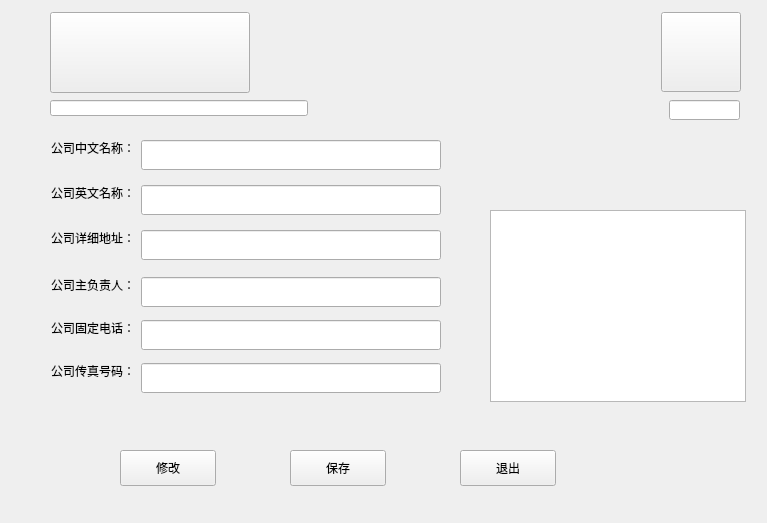
<?xml version="1.0" encoding="UTF-8"?>
<ui version="4.0">
 <class>CCOMPANY</class>
 <widget class="QWidget" name="CCOMPANY">
  <property name="geometry">
   <rect>
    <x>0</x>
    <y>0</y>
    <width>767</width>
    <height>523</height>
   </rect>
  </property>
  <property name="windowTitle">
   <string>Form</string>
  </property>
  <property name="styleSheet">
   <string notr="true">border-color: rgb(0, 0, 0);</string>
  </property>
  <widget class="QLineEdit" name="Company_lineEdit">
   <property name="geometry">
    <rect>
     <x>50</x>
     <y>100</y>
     <width>258</width>
     <height>16</height>
    </rect>
   </property>
  </widget>
  <widget class="QLineEdit" name="QRCode_lineEdit">
   <property name="geometry">
    <rect>
     <x>669</x>
     <y>100</y>
     <width>71</width>
     <height>20</height>
    </rect>
   </property>
  </widget>
  <widget class="QPushButton" name="QpbtnClose">
   <property name="geometry">
    <rect>
     <x>460</x>
     <y>450</y>
     <width>96</width>
     <height>36</height>
    </rect>
   </property>
   <property name="text">
    <string>退出</string>
   </property>
  </widget>
  <widget class="QPushButton" name="QpbtnSave">
   <property name="geometry">
    <rect>
     <x>290</x>
     <y>450</y>
     <width>96</width>
     <height>36</height>
    </rect>
   </property>
   <property name="text">
    <string>保存</string>
   </property>
  </widget>
  <widget class="QPushButton" name="QpbtnAddCompany">
   <property name="geometry">
    <rect>
     <x>120</x>
     <y>450</y>
     <width>96</width>
     <height>36</height>
    </rect>
   </property>
   <property name="text">
    <string>修改</string>
   </property>
  </widget>
  <widget class="QPushButton" name="camp_pushButton">
   <property name="geometry">
    <rect>
     <x>50</x>
     <y>12</y>
     <width>200</width>
     <height>81</height>
    </rect>
   </property>
   <property name="styleSheet">
    <string notr="true"/>
   </property>
   <property name="text">
    <string/>
   </property>
  </widget>
  <widget class="QPushButton" name="pushButton">
   <property name="geometry">
    <rect>
     <x>661</x>
     <y>12</y>
     <width>80</width>
     <height>80</height>
    </rect>
   </property>
   <property name="minimumSize">
    <size>
     <width>80</width>
     <height>80</height>
    </size>
   </property>
   <property name="styleSheet">
    <string notr="true">border-image: url(:/images/OfficeParks25.png);</string>
   </property>
   <property name="text">
    <string/>
   </property>
  </widget>
  <widget class="QLabel" name="label_8">
   <property name="geometry">
    <rect>
     <x>51</x>
     <y>230</y>
     <width>84</width>
     <height>16</height>
    </rect>
   </property>
   <property name="text">
    <string>公司详细地址：</string>
   </property>
  </widget>
  <widget class="QLabel" name="label_6">
   <property name="geometry">
    <rect>
     <x>51</x>
     <y>185</y>
     <width>84</width>
     <height>16</height>
    </rect>
   </property>
   <property name="text">
    <string>公司英文名称：</string>
   </property>
  </widget>
  <widget class="QLabel" name="label_9">
   <property name="geometry">
    <rect>
     <x>51</x>
     <y>277</y>
     <width>84</width>
     <height>16</height>
    </rect>
   </property>
   <property name="text">
    <string>公司主负责人：</string>
   </property>
  </widget>
  <widget class="QLabel" name="label_10">
   <property name="geometry">
    <rect>
     <x>51</x>
     <y>320</y>
     <width>84</width>
     <height>16</height>
    </rect>
   </property>
   <property name="text">
    <string>公司固定电话：</string>
   </property>
  </widget>
  <widget class="QLabel" name="label_7">
   <property name="geometry">
    <rect>
     <x>51</x>
     <y>363</y>
     <width>84</width>
     <height>16</height>
    </rect>
   </property>
   <property name="text">
    <string>公司传真号码：</string>
   </property>
  </widget>
  <widget class="QLabel" name="label_2">
   <property name="geometry">
    <rect>
     <x>51</x>
     <y>140</y>
     <width>84</width>
     <height>16</height>
    </rect>
   </property>
   <property name="text">
    <string>公司中文名称：</string>
   </property>
  </widget>
  <widget class="QLineEdit" name="QlineCompanyCName">
   <property name="geometry">
    <rect>
     <x>141</x>
     <y>140</y>
     <width>300</width>
     <height>30</height>
    </rect>
   </property>
  </widget>
  <widget class="QLineEdit" name="QlineCompanyEName">
   <property name="geometry">
    <rect>
     <x>141</x>
     <y>185</y>
     <width>300</width>
     <height>30</height>
    </rect>
   </property>
  </widget>
  <widget class="QLineEdit" name="QlineCompanyAddr">
   <property name="enabled">
    <bool>true</bool>
   </property>
   <property name="geometry">
    <rect>
     <x>141</x>
     <y>230</y>
     <width>300</width>
     <height>30</height>
    </rect>
   </property>
  </widget>
  <widget class="QLineEdit" name="QlineCompanyLegalPerson">
   <property name="geometry">
    <rect>
     <x>141</x>
     <y>277</y>
     <width>300</width>
     <height>30</height>
    </rect>
   </property>
  </widget>
  <widget class="QLineEdit" name="QlineCompanyPhone">
   <property name="geometry">
    <rect>
     <x>141</x>
     <y>320</y>
     <width>300</width>
     <height>30</height>
    </rect>
   </property>
  </widget>
  <widget class="QLineEdit" name="QlineCompanyFax">
   <property name="geometry">
    <rect>
     <x>141</x>
     <y>363</y>
     <width>300</width>
     <height>30</height>
    </rect>
   </property>
  </widget>
  <widget class="QTableWidget" name="QStaffList">
   <property name="geometry">
    <rect>
     <x>490</x>
     <y>210</y>
     <width>256</width>
     <height>192</height>
    </rect>
   </property>
  </widget>
  <zorder>label_8</zorder>
  <zorder>label_6</zorder>
  <zorder>label_9</zorder>
  <zorder>label_10</zorder>
  <zorder>label_7</zorder>
  <zorder>label_2</zorder>
  <zorder>QlineCompanyCName</zorder>
  <zorder>QlineCompanyEName</zorder>
  <zorder>QlineCompanyAddr</zorder>
  <zorder>QlineCompanyLegalPerson</zorder>
  <zorder>QlineCompanyPhone</zorder>
  <zorder>QlineCompanyFax</zorder>
  <zorder>QpbtnClose</zorder>
  <zorder>QpbtnSave</zorder>
  <zorder>QpbtnAddCompany</zorder>
  <zorder>camp_pushButton</zorder>
  <zorder>pushButton</zorder>
  <zorder>Company_lineEdit</zorder>
  <zorder>QRCode_lineEdit</zorder>
  <zorder>QStaffList</zorder>
 </widget>
 <tabstops>
  <tabstop>QpbtnAddCompany</tabstop>
  <tabstop>QpbtnSave</tabstop>
  <tabstop>QpbtnClose</tabstop>
  <tabstop>QlineCompanyCName</tabstop>
  <tabstop>QlineCompanyEName</tabstop>
  <tabstop>QlineCompanyAddr</tabstop>
  <tabstop>QlineCompanyLegalPerson</tabstop>
  <tabstop>QlineCompanyPhone</tabstop>
  <tabstop>QlineCompanyFax</tabstop>
 </tabstops>
 <resources/>
 <connections/>
</ui>
